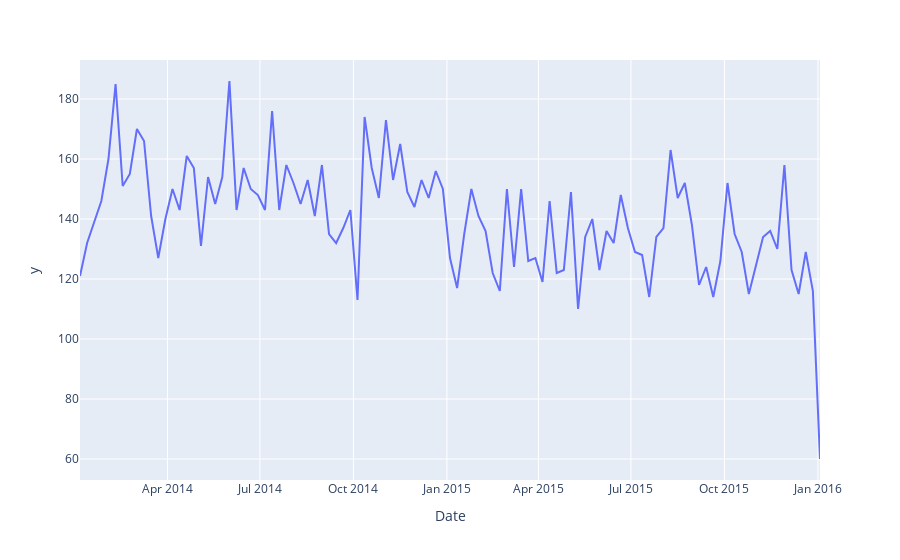

The notebook cell this image was saved under:
### Code cell
#Weekly unique customers 

unique_guests_per_week= df.resample('w', on='Date').Member_number.nunique()
fig = px.line(unique_guests_per_week, x=unique_guests_per_week.index, y=unique_guests_per_week,
              labels={'x'"'Date',"'y': 'Number of Customers'})
fig.show()
